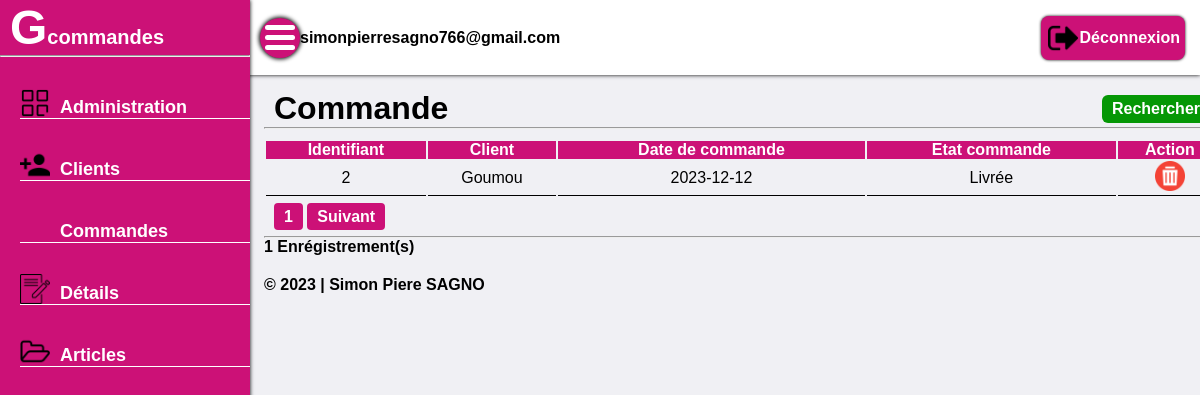
The app's page /adminCommande.php (signed in) with its own data.
### tables this page shows
CREATE TABLE `t_commande` (
  `id_commande` int(10) UNSIGNED NOT NULL,
  `client` int(10) UNSIGNED DEFAULT NULL,
  `date_cmd` date DEFAULT NULL,
  `etat` int(10) UNSIGNED DEFAULT NULL
);

CREATE TABLE `t_client` (
  `id_client` int(10) UNSIGNED NOT NULL,
  `nom_client` varchar(255) DEFAULT NULL,
  `prenom_client` varchar(255) DEFAULT NULL,
  `tel_client` int(10) DEFAULT NULL,
  `email_client` varchar(255) DEFAULT NULL,
  `adresse_client` varchar(255) DEFAULT NULL
);

CREATE TABLE `t_etat` (
  `id_etat` int(10) UNSIGNED NOT NULL,
  `nom_etat` varchar(20) DEFAULT NULL
);

### adminCommande.php (the view, shortened to what this page needs)
<?php
    try{
        $pdo = new PDO("mysql:host=localhost;dbname=g_commande;charset=utf8","root","");
    }catch (PDOException $exception) {
        header("Location:404.php");
    }
?>
<!DOCTYPE html>
<html lang="en">
<head>
    <link rel="stylesheet" href="style.css">
</head>
<body>
    <div class="wrap">
        <div class="slide_bar">
            <h1>G<span>commandes</span></h1>
            <hr>
            <div class="slide_list">
                    <a href="tableau.php">
                        <img src="icone/dashbord.png" alt="">
                        <span>Administration</span>
                    </a>
                    <a href="adminClient.php">
                        <img src="icone/client.png" alt="">
                        <span>Clients</span>
                    </a>
                    <a href="adminCommande.php">
                        <span>Commandes</span>
                    </a>
                    <a href="adminDetail.php">
                        <img src="icone/detail.png" alt="">
                        <span>Détails</span>
                    </a>
                    <a href="adminArticle.php">
                        <img src="icone/article.png" alt="">
                        <span>Articles</span>
                    </a>
            </div>
        </div>
        <div class="header">
            <div class="sub_option">
                <div class="menu_icon"></div>
                <span style="font-weight: 600;"><?php echo $_SESSION["mail"]; ?></span>
            </div>
            <div class="subMenu_item">
                 <a href="deconnexion.php" id="disconnect">
                    <img src="icone/deconnexion.png" alt="">
                    <span>Déconnexion</span>
                </a>
            </div>
        </div>
        <div class="main">
            <div class="main_option">
                <h1>Commande</h1>
                <div class="main_sub_option">
                    <a href="rechercherCommande.php">Rechercher</a>
                </div>
            </div>
            <hr>
            <div class="main_table" >
                <table>
                    <thead>
                        <tr>
                            <th>Identifiant</th>
                            <th>Client</th>
                            <th>Date de commande</th>
                            <th>Etat commande</th>
                            <th>Action</th>
                        </tr>
                    </thead>
                    <?php
                        if (isset($_GET['page'])){
                            $page = $_GET['page'];
                        }else{
                            $page = 1;
                        }
                        $nbr_page = 10;
                        $debut = ($page-1)*10;
                        $affichage = $pdo->query("SELECT id_commande,client, date_cmd, etat, id_client, nom_client AS t_client,id_etat, nom_etat AS t_etat FROM t_commande INNER JOIN t_client ON t_commande.client=t_client.id_client INNER JOIN t_etat ON t_commande.etat=t_etat.id_etat ORDER BY id_commande DESC LIMIT $debut,$nbr_page");
                        while($affichages = $affichage->fetch()){
                    ?>
                    <tbody>
                        <tr>
                            <td><?php echo $affichages["id_commande"]; ?></td>
                            <td><?php echo $affichages["t_client"]; ?></td>
                            <td><?php echo $affichages["date_cmd"]; ?></td>
                            <td><?php echo $affichages["t_etat"]; ?></td>
                            <td>
                                <a href="supCommande.php?id=<?php echo $affichages["id_commande"]; ?>"><img src="icone/delete.png" alt="" width="30px"></a>
                            </td>
                        </tr>
                    </tbody>
                    <?php } ?>
                </table>
                <div class="main_pagination">
                <?php
                        $query = $pdo->query("SELECT * FROM t_commande");
                        $compteur = $query->rowCount();
                        $total = ceil($compteur/$nbr_page = 10);
                    ?>
                     <?php
                        for($i=1; $i<=$total; $i++){
                    ?>
                    <a href="adminCommande.php?page=<?php echo ($i); ?>"><?php echo $i; ?></a>
                    <?php
                        }
                        if($i>$page){
                    ?>
                    <a href="adminCommande.php?page=<?php echo ($page+1); ?>">Suivant</a>
                    <?php
                        }
                    ?>
                </div>
            </div>
            <hr style="margin-top:10px">
                <?php
                    $enreg = $pdo->query("SELECT count(*) AS nb FROM t_commande");
                    while ($enregistrement = $enreg->fetch()){
                ?>
                    <p style="font-weight: 600;"><?php echo $enregistrement["nb"] . " Enrégistrement(s)"; ?></p>
                <?php
                    }
                ?>
                <div class="footer">
                    <span id="footer">© 2023 | Simon Piere SAGNO</span>
                </div>
        </div>
    </div>
</body>
</html>

### style.css (style rules this page uses)
* { margin: 0; padding: 0; font-family: Poppins Light, sans-serif ; box-sizing: border-box; text-decoration: none; }
body { background: rgba(227, 227, 234, 0.5); }
.slide_bar { position: fixed; top: 0; left: 0; bottom: 0; width: 250px; overflow: hidden; height: 100%; background: #c17;; z-index: 10; box-shadow: 0 0 4px #000; }
.slide_bar h1 { font-size: 48px; color: #fff; margin-left: 10px; }
.slide_bar h1 span { font-size: 20px; }
.slide_list { margin-left: 20px; }
.slide_list a img { width: 30px; margin-right: 10px; }
.slide_list a { display: flex; align-items: center; margin-top: 30px; border-bottom: 1px solid #fff ; }
.slide_list a span { color: #fff; margin-top: 10px; font-weight: bold; font-size: 18px; }
.header { position: fixed; width: 86%; margin-left: 190px; height: 75px; background: #fff; display: flex; align-items: center; justify-content: space-between; box-shadow: 0 0 4px #000; }
.sub_option { display: flex; align-items: center; justify-content: space-between; margin-left: 260px; }
.menu_icon { position: relative; display: flex; align-items: center; justify-content: center; height: 40px; width: 40px; border-radius: 50%; cursor: pointer; background: #c17; box-shadow: 0 0 4px 1px #000; }
.menu_icon::before { content: ""; position: absolute; width: 30px; height: 5px; background: #fff; border-radius: 8px; box-shadow: 0 10px 0#fff; transform: translateY(-10px); }
.menu_icon::after { content: ""; position: absolute; width: 30px; height: 5px; background: #fff; border-radius: 8px; transform: translateY(10px); }
.subMenu_item { display: flex; align-items: center; margin-right: 15px; }
.subMenu_item img { width: 30px; margin: 2px; }
#disconnect { display: flex; align-items: center; background: #c17; padding: 5px; border-radius: 8px; box-shadow: 0 0 3px #000; }
#disconnect span { color: #fff; font-weight: 600; }
#disconnect img { width: 30px; }
.main { position: absolute; width: 80%; margin-left: 264px; height: 73vh; margin-top: 90px; z-index: -10; }
.main_option { display: flex; justify-content: space-between; }
.main_option h1 { margin-left: 10px; }
.main_sub_option { display: flex; align-items: center; margin-right: 10px; }
.main_sub_option a { background: rgb(5, 151, 5); padding: 5px 10px; border-radius: 6px; margin: 4px; color: #fff; font-weight: 600; }
.main_table { width: 100%; }
.main_table table { width: 100%; margin-top: 10px; }
.main_table table thead { text-align: start; background: #c17; color: #fff; }
.main_table table tbody { text-align: center; }
.main_table table tbody tr td { border-bottom: 1px solid #000; }
.main_pagination { margin-top: 10px; margin-left: 10px; }
.main_pagination a { border-radius: 4px; padding: 5px 10px; background: #c17; color: #fff; font-weight: 600; }
.footer { margin-top: 20px; }
.footer #footer { color: #000; font-weight: 600; }
@media screen and (max-width : 2500px) { .header { width: 100%; margin-left: 0; } }
@media screen and (max-width : 1500px) { .header { width: 100%; margin-left: 0; } }

### records on screen
t_commande: id_commande "2", client.nom_client "Goumou", date_cmd "2023-12-12", etat.nom_etat "Livrée"

### other values on screen
$_SESSION["mail"] "simonpierresagno766@gmail.com"
$enregistrement["nb"] "1"
